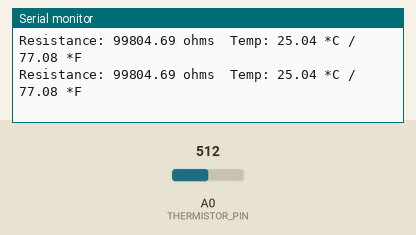
This sketch was run on a simulated Arduino Uno, built with avr-gcc and run on an emulated ATmega328P. Shown: the last lines printed to the serial monitor. The inputs (shaded band) are chosen by the test bench; at power-on: A0 (THERMISTOR_PIN) = 512.

Above: at 1.2 s.
1.3 s: A0 (THERMISTOR_PIN) set to 249
At 2.5 s:
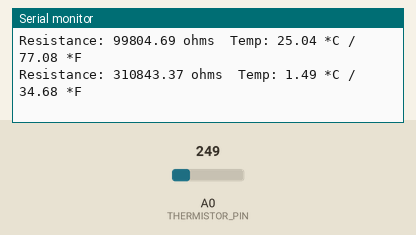
4.3 s: A0 (THERMISTOR_PIN) set to 227
At 5.1 s:
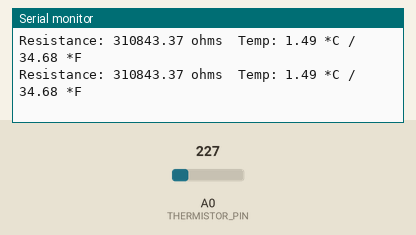
Timing chart, 0 to 7.3 s (numbered marks = the images above; inputs shaded):
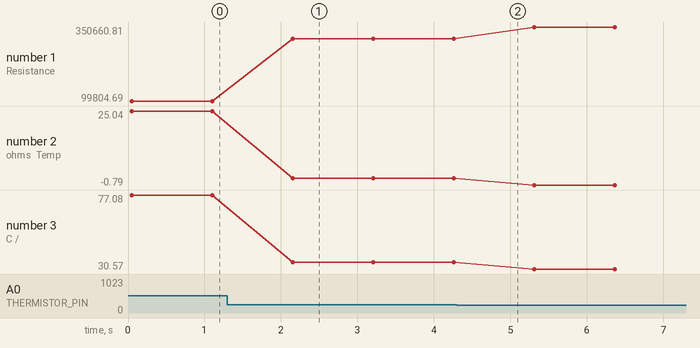

Measured:
- after the input at 1.3 s, the serial monitor: prints a new line after 0.86 s (image 1)
- plotted number 1: 99804.69 → 310843.37 after the input at 1.3 s, 310843.37 → 350660.81 after the input at 4.3 s
- plotted number 2: 25.04 → 1.49 after the input at 1.3 s, 1.49 → -0.79 after the input at 4.3 s
- plotted number 3: 77.08 → 34.68 after the input at 1.3 s, 34.68 → 30.57 after the input at 4.3 s

The sketch:

sketch_aug19b.ino
```cpp
// 100K NTC Thermistor + 100K series resistor voltage divider
// Wiring: 5V -> Thermistor -> A0 (junction) -> 100K Resistor -> GND

const int THERMISTOR_PIN = A0;

const float SERIES_RESISTOR = 100000.0;   // fixed resistor value (ohms)
const float NOMINAL_RESISTANCE = 100000.0; // thermistor resistance at 25°C
const float NOMINAL_TEMPERATURE = 25.0;    // reference temp for nominal resistance (°C)
const float B_COEFFICIENT = 3950.0;        // Beta coefficient - check your thermistor's datasheet

const int NUM_SAMPLES = 5; // average a few readings to reduce noise

void setup() {
  Serial.begin(9600);
}

void loop() {
  // Average several ADC readings
  long total = 0;
  for (int i = 0; i < NUM_SAMPLES; i++) {
    total += analogRead(THERMISTOR_PIN);
    delay(10);
  }
  float adc = (float)total / NUM_SAMPLES;

  // Thermistor is on the HIGH side of the divider (5V -> therm -> A0 -> resistor -> GND)
  float resistance = SERIES_RESISTOR * (1023.0 / adc - 1.0);

  // Beta equation (Steinhart-Hart simplified)
  float steinhart = resistance / NOMINAL_RESISTANCE;      // R/Ro
  steinhart = log(steinhart);                             // ln(R/Ro)
  steinhart /= B_COEFFICIENT;                              // 1/B * ln(R/Ro)
  steinhart += 1.0 / (NOMINAL_TEMPERATURE + 273.15);       // + (1/To)
  steinhart = 1.0 / steinhart;                              // invert
  float tempC = steinhart - 273.15;                        // convert to °C
  float tempF = tempC * 9.0 / 5.0 + 32.0;

  Serial.print("Resistance: ");
  Serial.print(resistance);
  Serial.print(" ohms\tTemp: ");
  Serial.print(tempC);
  Serial.print(" *C / ");
  Serial.print(tempF);
  Serial.println(" *F");

  delay(1000);
}
```
